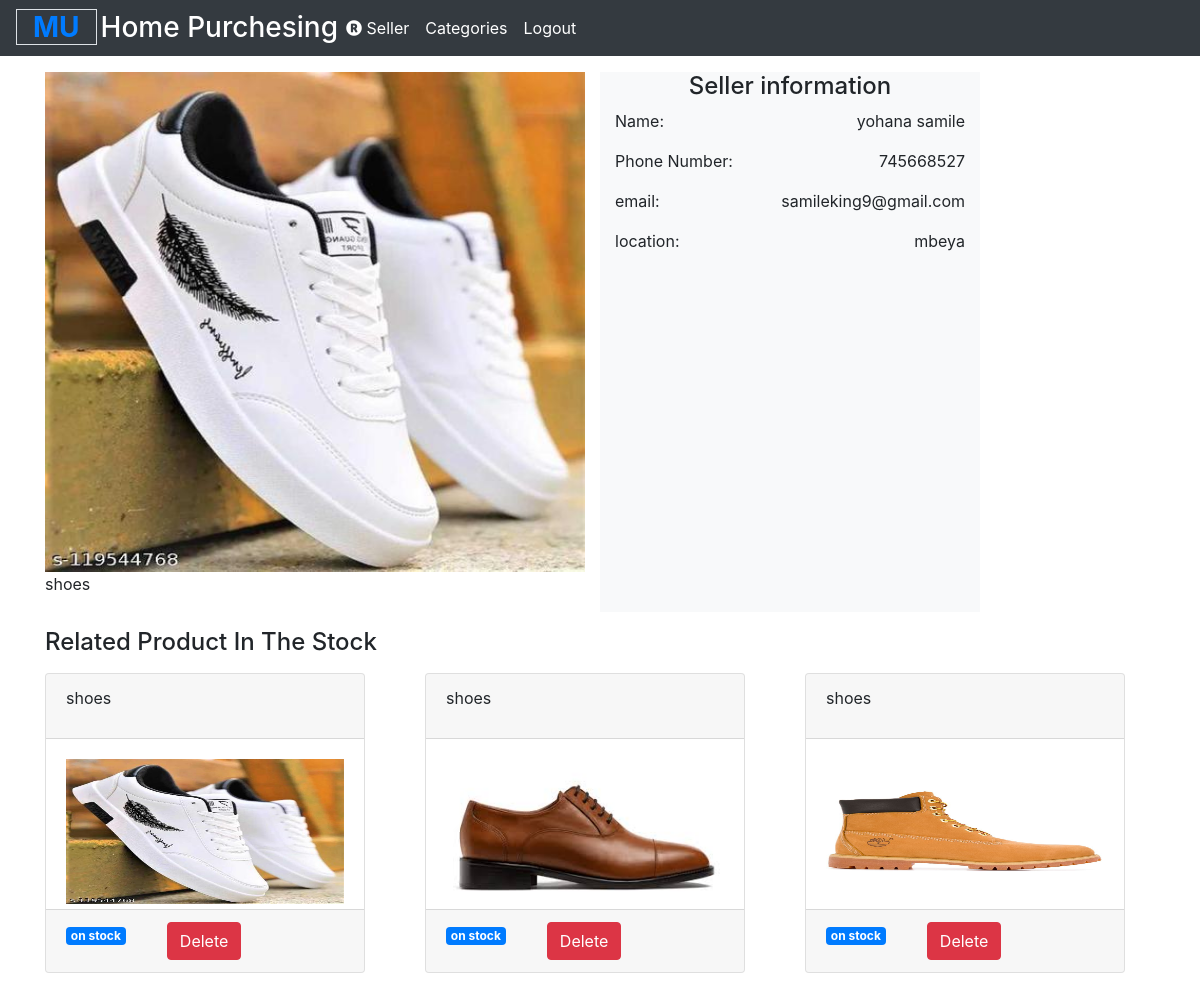
The app's page /admin/productWithSellerInfo.php?productInfo=4 (signed in) with its own data.
### tables this page shows
CREATE TABLE `product` (
  `productId` int(11) NOT NULL,
  `productName` text NOT NULL,
  `soldBy` int(11) NOT NULL,
  `status` varchar(50) NOT NULL DEFAULT '''available''',
  `productCategory` int(11) NOT NULL,
  `productImage` text NOT NULL
);

CREATE TABLE `seller` (
  `sellerId` int(11) NOT NULL,
  `sellerFullName` varchar(100) NOT NULL,
  `username` varchar(100) NOT NULL,
  `phoneNumber` int(20) NOT NULL,
  `email` varchar(50) NOT NULL,
  `role` varchar(20) NOT NULL DEFAULT 'isSeller',
  `location` text NOT NULL,
  `password` varchar(30) NOT NULL
);

### admin/productWithSellerInfo.php (the view, shortened to what this page needs)
<?php require_once('include/navbar.php'); ?>
<div class="container">
    <div class="row  my-3">
        <div class="col-md-6">
            <?php
                $productRecord = $conn->query("SELECT * FROM product, productcategory where product.productCategory = productcategory.pCategoryId  and productId = {$_GET['productInfo']} ");
                $productResult = mysqli_fetch_assoc($productRecord); ?>
                    <img src="../upload/<?php echo $productResult['productImage']; ?>" class="thumbnail" alt="product img" style="width: 100%; height: 500px;">
                    <p><?php echo $productResult['productName']; ?></p>
        </div>
        <div class="col-md-4 bg-light">
            <h4 class="text-center">Seller information</h4>
            <?php
                $seller = $conn->query("SELECT * FROM seller where sellerID = {$productResult['soldBy']} ");
                $sellerResult = mysqli_fetch_assoc($seller); ?>
            <p>Name: <span class="float-right"><?php echo $sellerResult['sellerFullName']; ?></span></p>
            <p>Phone Number: <span class="float-right"><?php echo $sellerResult['phoneNumber']; ?></span></p>
            <p>email: <span class="float-right"><?php echo $sellerResult['email']; ?></span></p>
            <p>location: <span class="float-right"><?php echo $sellerResult['location']; ?></span></p>
        </div>
    </div>
    <h4>Related Product In The Stock</h4>
    <div class="row animated--grow-in">
        <div class="col-xl-12">
            <div class="row main-section">
                <?php
                    $productRecord = $conn->query("SELECT * FROM product, productcategory where product.productCategory = productcategory.pCategoryId  and pCategoryId = {$productResult['pCategoryId']} ");
                    $ProdcutResult = mysqli_num_rows($productRecord);
                    if($ProdcutResult > 0):
                        while($ProdcutResult > 0):
                            $ProdcutResult--;
                            $product = mysqli_fetch_assoc($productRecord); ?>
                                <div class="col-md-4 col-sm-6 my-2">
                                    <div class="card" style="width: 20rem; height: 300px;">
                                        <div class="card-header">
                                            <p><?php echo $product['productName']; ?></p>
                                        </div>
                                        <div class="card-body">
                                            <a href="productWithSellerInfo.php?productInfo=<?php echo $product['productId']; ?>">
                                                <img src="../upload/<?php echo $product['productImage']; ?>" class="thumbnail" alt="product img" style="width: 100%; height: 145px;">
                                            </a>
                                        </div>
                                        <div class="card-footer">
                                            <div class="row">
                                                <div class="col-md-4">
                                                    <div class="badge badge-primary">
                                                        <?php echo $product['status']; ?>
                                                    </div>
                                                </div>
                                                <div class="col-md-4">
                                                    <form action="registerSellerAction.php" method="post">
                                                        <button type="submit" name="deleteProduct" class="text-white btn btn-danger float-right">Delete</button>
                                                    </form>
                                                </div>
                                            </div>
                                        </div>
                                    </div>
                                </div>
                            <?php
                        endwhile;
                    endif;
                ?>
            </div>
        </div>
    </div>
</div>

### records on screen
product: productImage (picture), productName "shoes", status "on stock"
seller: sellerFullName "yohana samile", phoneNumber "745668527", email "samileking9@gmail.com", location "mbeya"
product: productName "shoes", productImage (picture), status "on stock"
product: productName "shoes", productImage (picture), status "on stock"
